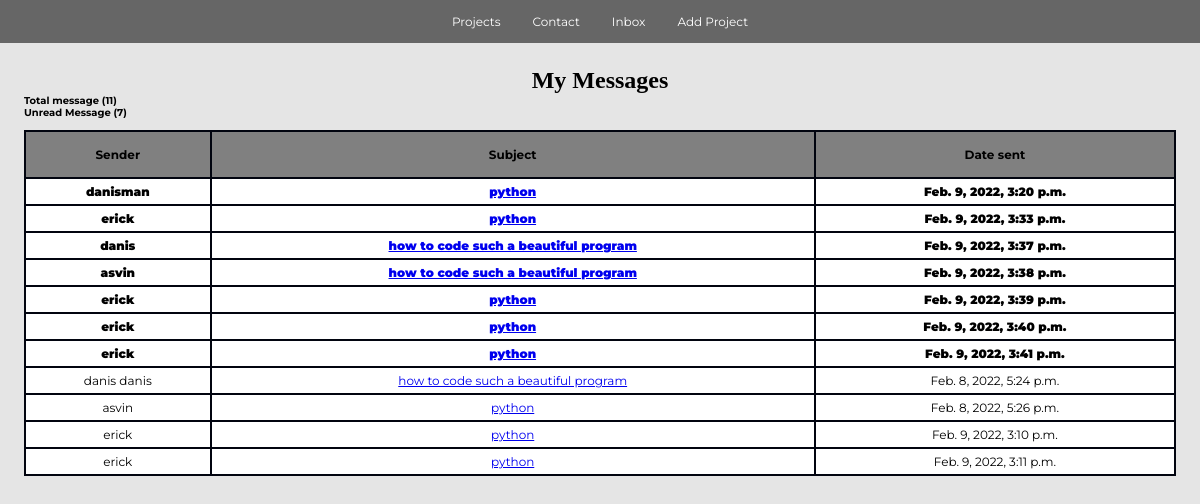
The page /inbox/ (signed in) on the database its author committed.
### base/models.py (models this page shows, shortened)
class Message(models.Model):
    name = models.CharField(max_length=200, null=True)
    email = models.CharField(max_length=200, null=True)
    subject = models.CharField(max_length=200, null=True)
    body = models.TextField()
    created = models.DateTimeField(auto_now_add=True)
    is_read = models.BooleanField(default=False)
    id = models.UUIDField(default=uuid.uuid4, unique=True,
                          primary_key=True, editable=False)

### base/views.py (the view)
# urls.py: path('inbox/', views.inboxPage, name='inbox'),
def inboxPage(request):
    inbox = Message.objects.all().order_by('is_read')
    unreadCount = Message.objects.filter(is_read=False).count()
    totalMessage = Message.objects.count()
    context = {'inbox': inbox, 'unreadCount': unreadCount,
               'totalMessage': totalMessage}
    return render(request, 'base/inbox.html', context)

### base/templates/base/inbox.html (shortened to what this page needs)
{% extends 'base/main.html' %}
{% load static %}
{% block content %}
<div class="sp-table">
    <h3>My Messages</h3>
    <h5>Total message ({{totalMessage}})</h5>
    <h5>Unread Message ({{unreadCount}})</h5>
    <table>
        <thead>
            <tr>
                <th>Sender</th>
                <th>Subject</th>
                <th>Date sent</th>
            </tr>
        </thead>
        <tbody>
            {% for message in inbox %}
            {% if message.is_read %}
            <tr>
                {% else %}
            <tr style="font-weight:900;">
                {% endif %}
                <td>{{message.name}}</td>
                <td><a href="{% url 'message' message.id %}">{{message.subject}}</a></td>
                <td>{{message.created}}</td>
            </tr>
            {% endfor %}
        </tbody>
    </table>
</div>
{% endblock content %}

### static/styles/main.css (style rules this page uses)
* { padding: 0; margin: 0; box-sizing: border-box; }
html { font-size: 12px; font-family: "Montserrat", sans-serif; scroll-behavior: smooth; margin-bottom: 2.01em; }
body { background-color: #e5e5e5; }

### base/templates/base/inbox.html (style rules this page uses)
table, td, th { border: 2.5px solid #ddd; text-align: center; border-color: rgb(1, 4, 15); }
table { border-collapse: collapse; width: 100%; margin-top: 1em; }
th { padding: 15px; background-color: grey; }
td { padding: 5px; background-color: white; }
.sp-table { margin: 2em; }
.sp-table h3 { text-align: center; font-family: bold; font-size: 2em; }

### rows shown on the page
Message: name "danisman", subject "python", created "Feb. 9, 2022, 3:20 p.m."
Message: name "erick", subject "python", created "Feb. 9, 2022, 3:33 p.m."
Message: name "danis", subject "how to code such a beautiful program", created "Feb. 9, 2022, 3:37 p.m."
Message: name "asvin", subject "how to code such a beautiful program", created "Feb. 9, 2022, 3:38 p.m."
Message: name "erick", subject "python", created "Feb. 9, 2022, 3:39 p.m."
Message: name "erick", subject "python", created "Feb. 9, 2022, 3:40 p.m."
Message: name "erick", subject "python", created "Feb. 9, 2022, 3:41 p.m."
Message: name "danis danis", subject "how to code such a beautiful program", created "Feb. 8, 2022, 5:24 p.m."
Message: name "asvin", subject "python", created "Feb. 8, 2022, 5:26 p.m."
Message: name "erick", subject "python", created "Feb. 9, 2022, 3:10 p.m."
Message: name "erick", subject "python", created "Feb. 9, 2022, 3:11 p.m."

### other values the page prints
{{ totalMessage }} "11"
{{ unreadCount }} "7"
